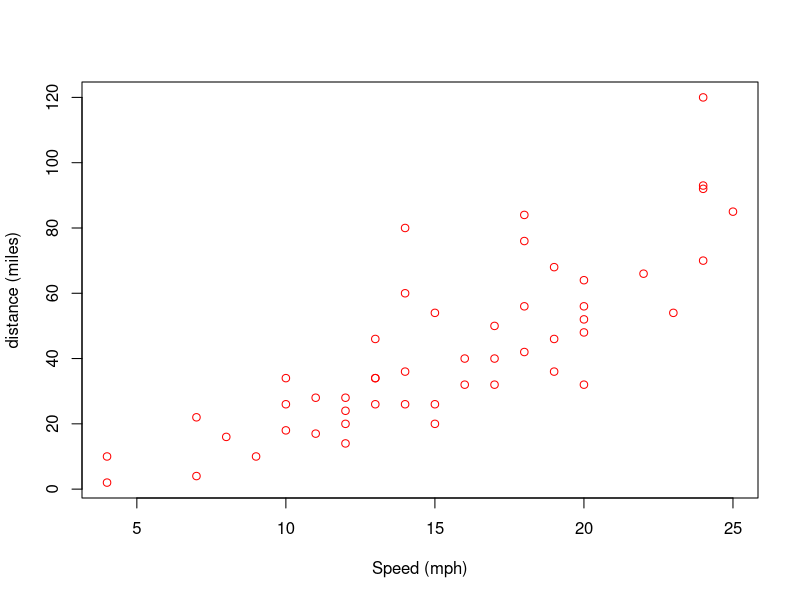

This figure's R source:
## ---- chunk 1
knitr::opts_chunk$set(echo = TRUE)
## ---- chunk 2
plot(cars, col='red', xlab='Speed (mph)', ylab= 'distance (miles)')


## ---- chunk 3
library(knitr)
kable(summary(cars))
